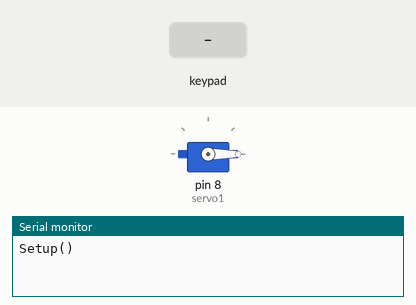
Bench run of a sketch on a simulated Arduino Uno, built with avr-gcc and run on an emulated ATmega328P. Shown: servo, the last lines printed to the serial monitor. The test bench sets the inputs (shaded band).

Above: at 1.2 s.
1.3 s: key 'A' pressed
At 2.5 s:
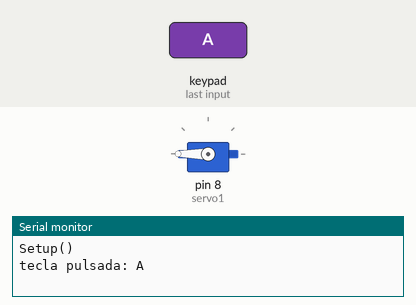
2.8 s: keypad keys 1 2 pressed 0.4 s apart
6.6 s: key 'B' pressed
8.1 s: keypad keys 1 2 # pressed 0.4 s apart
10.8 s: key 'D' pressed
Timing chart, 0 to 13.3 s (numbered marks = the images above; inputs shaded):
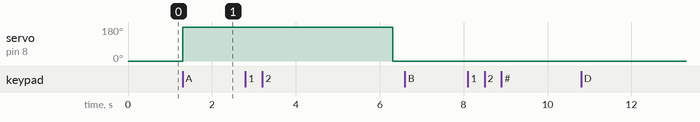

Measured:
- after the input at 1.3 s, servo on pin 8 (servo1): 0° → 180° at once

The sketch:

Actividad-1.ino
```cpp
#include <Keypad.h>
#include <Servo.h>

Servo servo1;

const byte nfilas = 4;
const byte ncolumnas = 4;
char teclas[nfilas][ncolumnas] = {
 {'1','2','3','A'},
 {'4','5','6','B'},
 {'7','8','9','C'},
 {'*','0','#','D'}
};

byte pfilas[nfilas] = {2,3,4,5};  // Filas
byte pcolumnas[ncolumnas] = {A0,A1,A2,A3}; //Columnas
Keypad teclado = Keypad( makeKeymap(teclas), pfilas, pcolumnas, nfilas, ncolumnas );

String bufferLectura = "";

long inicioTiempo;
long tiempoPuertaAbierta = 5000;
int ignorar = 0;


void setup() {
  // put your setup code here, to run once:
  Serial.begin (9600);
  servo1.attach(8);
  Serial.println("Setup()");

  servo1.write(0);


}

void loop() {
  // put your main code here, to run repeatedly:
  char tecla = teclado.getKey();
  if (tecla != '\0'){
    Serial.println("tecla pulsada: "+String(tecla));

        if ( tecla == 'A' && ignorar == 0){
          inicioTiempo = millis();
          servo1.write(180);
          ignorar = 1;
        }
  }

  if(millis() - inicioTiempo >= tiempoPuertaAbierta){
    servo1.write(0);
    ignorar = 0;
  }

}
```
